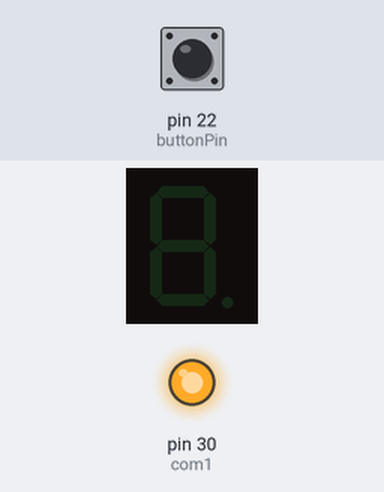
Bench run of a sketch on a simulated Arduino Mega 2560, built with avr-gcc and run on an emulated ATmega2560. Shown: 1-digit seven-segment display, output pins drawn as LEDs (lit = HIGH). Wiring (inferred from the names in the program): 1-digit 7-segment display, segments lit when LOW: segments pin 38, pin 39, pin 40, pin 41, pin 42, pin 43, pin 44. The inputs (shaded band) are chosen by the test bench; at power-on: pin 22 (buttonPin) LOW. The segment pins are drawn as the display they are named for; pins used as bus, display or sensor lines are not drawn.

Above: at 1.2 s.
1.3 s: pin 22 (buttonPin) pulled HIGH for 0.15 s
At 1.9 s:
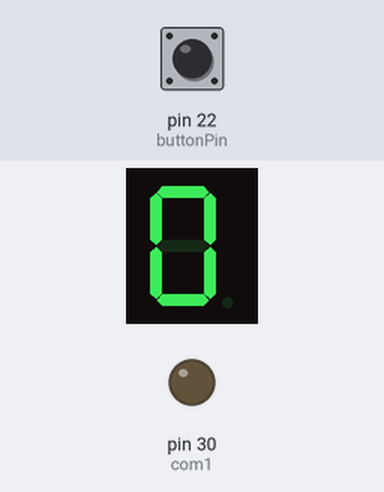
4.4 s: pin 22 (buttonPin) pulled HIGH for 1 s
At 5.5 s:
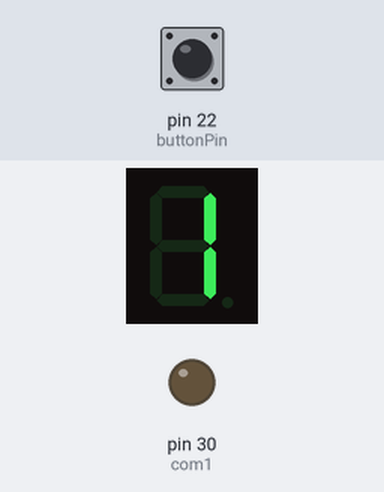
8.4 s: pin 22 (buttonPin) pulled HIGH for 3.2 s
Timing chart, 0 to 11.4 s (numbered marks = the images above; inputs shaded):
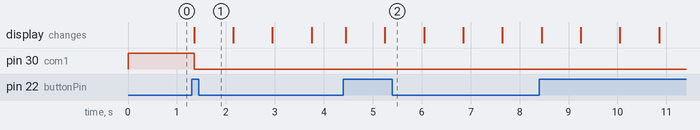

Measured:
- after the input at 1.3 s, pin 30 (com1): HIGH → LOW after 0.05 s; the display: changes after 0.05 s (image 1)

The sketch:

7.ino
```cpp
// 定義接腳
const int buttonPin = 22;    // 按鈕輸入 (按下為 HIGH)
const int com1 = 30;         // COM1 控制腳 (接 PNP 電晶體基極)
const int segments[] = {38, 39, 40, 41, 42, 43, 44}; // A, B, C, D, E, F, G

// 共陽極七段顯示器 0-9 編碼 (0代表亮, 1代表暗)
const byte numbers[10][7] = {
  {0, 0, 0, 0, 0, 0, 1}, // 0
  {1, 0, 0, 1, 1, 1, 1}, // 1
  {0, 0, 1, 0, 0, 1, 0}, // 2
  {0, 0, 0, 0, 1, 1, 0}, // 3
  {1, 0, 0, 1, 1, 0, 0}, // 4
  {0, 1, 0, 0, 1, 0, 0}, // 5
  {0, 1, 0, 0, 0, 0, 0}, // 6
  {0, 0, 0, 1, 1, 1, 1}, // 7
  {0, 0, 0, 0, 0, 0, 0}, // 8
  {0, 0, 0, 0, 1, 0, 0}  // 9
};

int lastButtonState = LOW;   // 上次按鈕狀態
bool isCounting = false;     // 是否正在計數顯示
int currentNum = 0;          // 目前顯示數字
unsigned long lastUpdateTime = 0;   // 上次更新數字的時間
const int updateInterval = 800;     // 數字跳動速度 (毫秒)

void setup() {
  pinMode(buttonPin, INPUT);
  pinMode(com1, OUTPUT);

  // 初始狀態：根據電路圖 PNP 電晶體給 HIGH 會「關閉」顯示器
  digitalWrite(com1, HIGH);

  // 初始化 A-G 接腳為不亮 (HIGH)
  for (int i = 0; i < 7; i++) {
    pinMode(segments[i], OUTPUT);
    digitalWrite(segments[i], HIGH);
  }
}

void loop() {
  // 讀取按鈕狀態
  int buttonRead = digitalRead(buttonPin);

  // 偵測按鈕按下的瞬間 (從 LOW 變成 HIGH)
  if (buttonRead == HIGH && lastButtonState == LOW) {
    delay(50); // 簡易去彈跳
    if (digitalRead(buttonPin) == HIGH) {
      isCounting = true;  // 啟動顯示
      currentNum = 0;     // 每次按下都從 0 開始
      displayNumber(currentNum); // 立即更新顯示
      lastUpdateTime = millis(); // 重設計時器
    }
  }
  lastButtonState = buttonRead;

  // 如果已經開始計數
  if (isCounting) {
    // 開啟 COM1 (PNP 電晶體給 LOW 才會導通電源)
    digitalWrite(com1, LOW);

    // 檢查是否到達更新時間 (非阻塞式計時，不會卡住按鈕偵測)
    if (millis() - lastUpdateTime >= updateInterval) {
      currentNum++;
      if (currentNum > 9) {
        currentNum = 0; // 數到 9 後循環回 0
      }
      displayNumber(currentNum);
      lastUpdateTime = millis();
    }
  }
}

// 顯示數字的副程式
void displayNumber(int num) {
  for (int i = 0; i < 7; i++) {
    digitalWrite(segments[i], numbers[num][i]);
  }
}
```
